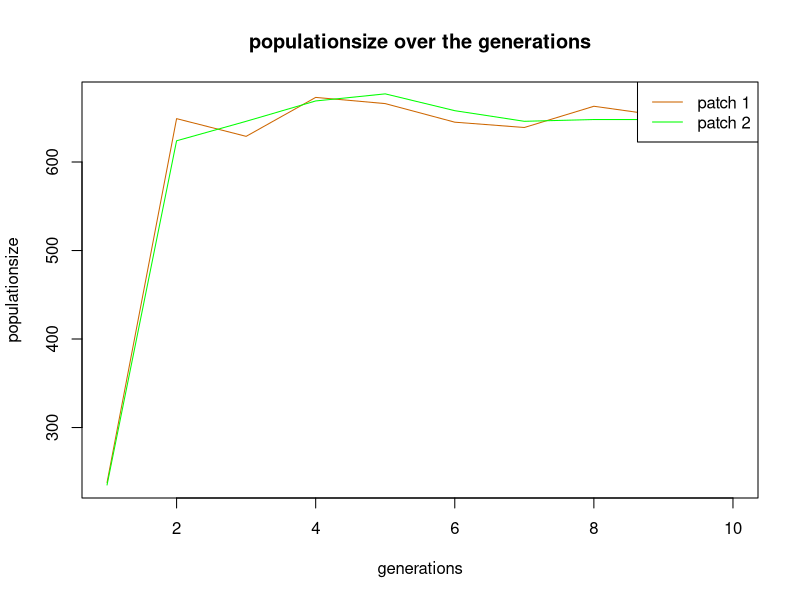
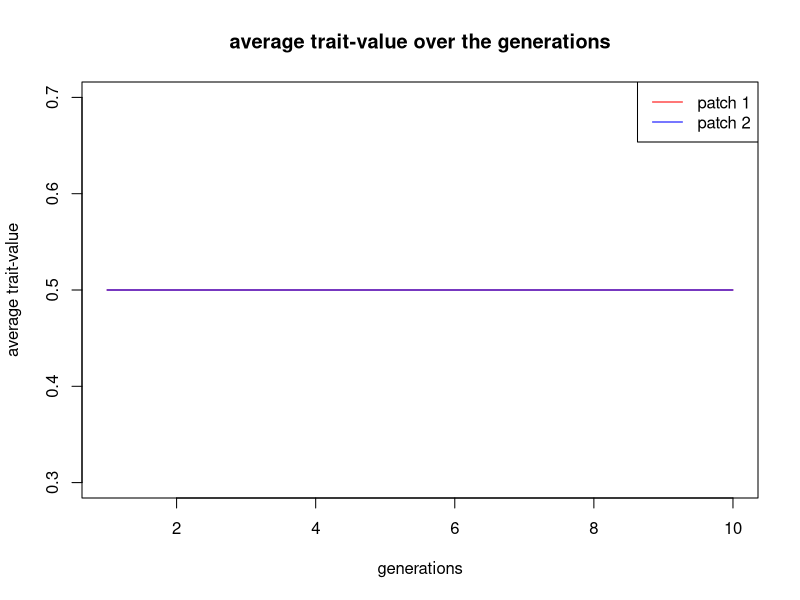

These figures' R source, in order:
#Basic IBM
rm(list=ls())

##### PARAMETERS #####
replic<-2 #replicates
Nt<-10 #generations
mig <- 0.05 #migrationfactor

#fecundity
a <-  0.49649467
b  <-  1.47718931
c1    <-  0.72415095
c2    <- -0.24464625
c3    <-  0.99490196
c4    <- -1.31337296
c5    <- -0.06855583
c6    <-  0.32833236
c7    <--20.88383990
c8    <- -0.66263785
c9    <-  2.39334027
c10   <-  0.11670283

##### FUNCTIONS #####
w<-function(a,b,z,N,Np){
  y=a+b*plogis(c1+c2*N+c3*z+c4*(0.5*N-Np)+c5*N^2+c6*z^2+c7*(0.5*N-Np)^2+c8*z*N+c9*z*(0.5*N-Np)+c10*N*(0.5*N-Np))
  return(y)
  }

  
##### PATCHES #####
N1<-abs(rnorm(1, mean=250, sd=10)) #patch 1 is drawn 
N2<-abs(rnorm(1, mean=250, sd=10)) #patch 2 is drawn
N1.m<-round(runif(1,N1/4,3*N1/4))  #number of males in patch 1
N2.m<-round(runif(1,N1/4,3*N1/4))  #number of males in patch 2

patch<-c(rep(1,N1),rep(2,N2)) #vector patch: is filled with patch 1 (=1) and patch 2 (=2)
gender<-c(rep("male",N1.m),rep("female",N1-N1.m),rep("male",N2.m),rep("female",N2-N2.m))
trait<-c(rep(0.5,N1),rep(0.5,N2)) #vector trait: is for all indicviduals from both patches set as 5
survival<-c(rep(1,N1),rep(1,N2)) #vector survival: is for all new individuals of both patches 1
  
pop<-data.frame(patch,gender,trait,survival) #data frame including all individuals out of both patches with the columns: patch, trait & survival


##### VECTORS #####
pop.N1.vector <- rep(0,Nt) #empty vector for the populationsize of each generation in patch 1
pop.N2.vector <- rep(0,Nt) #empty vector for the populationsize of each generation in patch 2
trait.N1.vector <- rep(0,Nt) #empty vector for the average trait-value of each generation in patch 1
trait.N2.vector <- rep(0,Nt) #empty vector for the average trait-value of each generation in patch 2


pop.N1.vector[1] <- N1 #populationsize for the first generation of patch 1
pop.N2.vector[1] <- N2 #populationsize for the first generation of patch 2
trait.N1.vector <- mean(pop$trait[pop$patch==1]) #average trait-value for the first generation of patch 1
trait.N2.vector <- mean(pop$trait[pop$patch==2]) #average trait-value for the first generation of patch 2


##### REPLICATION LOOP START#####

for(r in 1:replic){
  


##### GENERATION LOOP START #####  
for(t in 2:Nt){
  N1<-nrow(subset(pop,pop$patch==1)) #N1 is every generation overwritten to keep updated 
  N2<-nrow(subset(pop,pop$patch==2)) #N2 is every generation overwritten to keep updated
  N<-c(nrow(pop)) #how many individuals there are in both patches


  ##### OFFSPRING #####

  N.0<-N/500
  N.l <- c(N1/500,N2/500) # vector of local population sizes
  
  if(N>0){
    Nchild <- rpois(nrow(pop),w(a,b,pop$trait,N.0,N.l[pop$patch])) #vectoe with number of offspring for each individual out of a poisson distribution
  }
    Hera <- rep(1:nrow(pop),Nchild) #replicates the individual to clone times the number it becomes offspring
    pop<-pop[c(1:nrow(pop),Hera),] #adds the clons of the individuals the the population data frame


  ##### DEATH #####
  pop$survival[1:N]<-pop$survival[1:N]-1 #survival set on 0
  pop <-subset(pop,pop$survival>0)

  ##### END DEATH #####


  ##### MIGRATION START #####
  mig.N1 <- runif(nrow((subset(pop,pop$patch==1))),0,1) #draws so many uniformmly distributed numbers as there are individuals in patch 1
  mig.N2 <- runif(nrow((subset(pop,pop$patch==2))),0,1) #draws so many uniformmly distributed numbers as there are individuals in patch 2

  mig.N1 <- ifelse(mig.N1>mig,1,2) #the individuals with a random number lower then the migration rate get the value 2 (migrates to patch 2) & and the ones higher as the migration rate get the value 1 (dont migrate, stay in patch 1)
  mig.N2 <- ifelse(mig.N2>mig,2,1) #the individuals with a random number lower then the migration rate get the value 1 (migrate to patch 1) & and the ones higher as the migration rate get the value 2 (dont migrate,stay in patch 2)
  
  migration<-c(mig.N1,mig.N2)
  pop$patch<-migration
  
  chaos<-order(pop$patch)
  pop<-pop[chaos,]
  
  ##### MIGRATION END #####
  
  
  pop.N1.vector[t] <-sum(pop$patch==1) #overwrites the populationsizes for each generation in the empty vector (patch 1)
  pop.N2.vector[t] <-sum(pop$patch==2) #overwrites the average trait-value for each generation in the empty vector (patch 2)
 
  trait.N1.vector[t] <- mean(pop$trait[pop$patch==1]) #overwrites the average trait-value for each generation in the empty vector (patch 1)
  trait.N2.vector[t] <- mean(pop$trait[pop$patch==2]) #overwrites the average trait-value for each generation in the empty vector (patch 2)


  
  rownames(pop) <- 1:nrow(pop)        #re-indexing the population to prevent 1.1.3.2.4.....
} 
##### GENERATION LOOP END #####

#pdf(paste("graph",r,".pdf",sep=""))
#plot(pop.N1.vector, main="populationsize over the generations",xlab="generations",ylab="populationsize",type="l",col="darkorange3") #plot populationsize
#lines(pop.N2.vector,type="l",col="green") #includes the populationsize of patch 2
#legend("topright",legend=c("patch 1","patch 2"),lty=1,col=c("darkorange3","green"))
#dev.off()
#  print(r)
}
##### REPLICATION LOOP END#####


##### PLOTS #####


plot(pop.N1.vector, main="populationsize over the generations",xlab="generations",ylab="populationsize",type="l",col="darkorange3") #plot populationsize
lines(pop.N2.vector,type="l",col="green") #includes the populationsize of patch 2
legend("topright",legend=c("patch 1","patch 2"),lty=1,col=c("darkorange3","green"))

plot(trait.N1.vector,main="average trait-value over the generations", xlab="generations",ylab="average trait-value",type="l",col="red") #plot traitvalue
lines(trait.N2.vector,type="l",col="blue") #includes the average trait-value of patch 2
legend("topright",legend=c("patch 1","patch 2"),lty=1,col=c("red","blue"))
